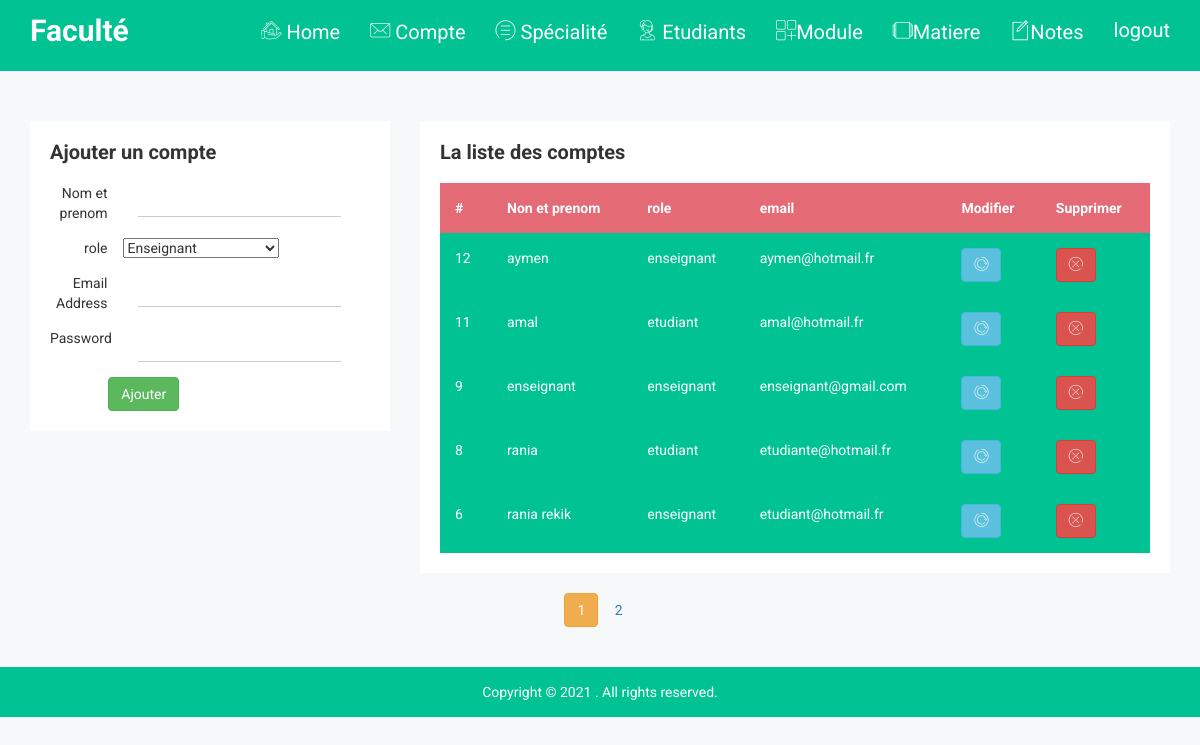
Screenshot of /users (signed in) with the database file from the repository.
### flaskgestion/models.py (models this page shows, shortened)
class User(db.Model, UserMixin):
    id = db.Column(db.Integer, primary_key=True)
    nomETprenom = db.Column(db.String(20),  nullable=False)
    role = db.Column(db.String(20),  nullable=False)
    email = db.Column(db.String(120), unique=True, nullable=False)
    image_file = db.Column(db.String(20), nullable=False, default='default.jpg')
    password = db.Column(db.String(60), nullable=False)

### flaskgestion/routes.py (the view, shortened to what this page needs)
@app.route("/users", methods=['POST', 'GET'])
def users():
    if current_user.role != "admin":
        abort(403)
    form = UserForm()
    page = request.args.get('page', 1, type=int)
    users = User.query.order_by(User.id.desc()).paginate(page=page, per_page=5)
    return render_template('users.html', title='les utilisateur',form=form, users=users)

### flaskgestion/forms.py (shortened to what this page needs)
class UserForm(FlaskForm):
    nomETprenom = StringField('Username', validators=[DataRequired(), Length(min=2, max=20)])
    role= StringField('Username', validators=[DataRequired()])
    email = StringField('Email',validators=[DataRequired(), Email()])
    password = PasswordField('Password', validators=[DataRequired()])
    submit = SubmitField('Sign Up')

### flaskgestion/models.py (called while the page is built)
@login_manager.user_loader
def load_user(user_id):
    return User.query.get(int(user_id))

### flaskgestion/templates/users.html (shortened to what this page needs)
{% extends "navbar.html" %}
{% block content %}
<div class="form-example-area">
    <div class="container">
        <form method="POST" action="" novalidate>
            <div class="row">
                <div class="col-lg-4 col-md-4 col-sm-4 col-xs-4">
                    <div class="form-example-wrap mg-t-30">
                        <div class="cmp-tb-hd cmp-int-hd">
                            <h2>Ajouter un compte</h2>
                        </div>
                        <div class="form-example-int form-horizental">
                            <div class="form-group">
                                <div class="row">
                                    <div class="col-lg-3 col-md-3 col-sm-3 col-xs-12">
                                        <label class="hrzn-fm">Nom et prenom</label>
                                    </div>
                                    <div class="col-lg-8 col-md-7 col-sm-7 col-xs-12">
                                        <div class="nk-int-st">
                                            {% if form.nomETprenom.errors %}
                                            {{ form.nomETprenom(class="form-control
                                            form-control-lg is-invalid") }}
                                            {% for error in form.nomETprenom.errors %}
                                            <span style="color:red">{{ error }}</span>
                                            {% endfor %}
                                            {% else %}
                                            {{ form.nomETprenom(class="form-control") }}
                                            {% endif %}
                                        </div>
                                    </div>
                                </div>
                            </div>
                            <div class="form-group">
                                <div class="row">
                                    <div class="col-lg-3 col-md-3 col-sm-3 col-xs-12">
                                        <label class="hrzn-fm">role</label>
                                    </div>
                                    <select name="role" class="form-select" aria-label="Default select example">
                                        <option name="role" value="enseignant">Enseignant
                                        </option>
                                    </select>
                                </div>
                            </div>
                            <div class="form-group">
                                <div class="row">
                                    <div class="col-lg-3 col-md-3 col-sm-3 col-xs-12">
                                        <label class="hrzn-fm">Email Address</label>
                                    </div>
                                    <div class="col-lg-8 col-md-7 col-sm-7 col-xs-12">
                                        <div class="nk-int-st">
                                            {% if form.email.errors %}
                                            {{ form.email(class="form-control
                                            form-control-lg is-invalid") }}
                                            {% for error in form.email.errors %}
                                            <span style="color:red">{{ error }}</span>
                                            {% endfor %}
                                            {% else %}
                                            {{ form.email(class="form-control") }}
                                            {% endif %}
                                        </div>
                                    </div>
                                </div>
                            </div>
                        </div>
                        <div class="form-example-int form-horizental ">
                            <div class="form-group">
                                <div class="row">
                                    <div class="col-lg-3 col-md-3 col-sm-3 col-xs-12">
                                        <label class="hrzn-fm">Password</label>
                                    </div>
                                    <div class="col-lg-8 col-md-7 col-sm-7 col-xs-12">
                                        <div class="nk-int-st">
                                            {% if form.password.errors %}
                                            {{ form.password(class="form-control
                                            form-control-lg is-invalid") }}
                                            {% for error in form.password.errors %}
                                            <span style="color:red">{{ error }}</span>
                                            {% endfor %}
                                            {% else %}
                                            {{ form.password(class="form-control") }}
                                            {% endif %}
                                        </div>
                                    </div>
                                </div>
                            </div>
                        </div>
                        <div class="form-example-int mg-t-15">
                            <div class="row">
                                <div class="col-lg-2 col-md-3 col-sm-3 col-xs-12">
                                </div>
                                <div class="col-lg-8 col-md-7 col-sm-7 col-xs-12">
                                    <button type="submit" class="btn btn-success success-icon-notika">Ajouter</button>
                                </div>
        </form>
    </div>
</div>
<div class="col-lg-8 col-md-8 col-sm-8 col-xs-8">
    <div class="normal-table-list mg-t-30">
        <div class="basic-tb-hd">
            <h2>La liste des comptes</h2>
        </div>
        <div class="bsc-tbl-cls">
            <table class="table table-cl">
                <thead>
                    <tr class="success">
                        <th>#</th>
                        <th>Non et prenom</th>
                        <th>role</th>
                        <th>email</th>
                        <th>Modifier</th>
                        <th>Supprimer</th>
                    </tr>
                </thead>
                {% for user in users.items %}
                <tr class="active">
                    <td>{{user.id}}</td>
                    <td>{{user.nomETprenom}}</td>
                    <td>{{user.role}}</td>
                    <td>{{user.email}}</td>
                    <td><a href="/updateUser/{{user.id}}" class="btn btn-info info-icon-notika" data-toggle="modal"
                            data-target="#modaledit{{user.id}}"><i class="notika-icon notika-refresh"></i></a></td>
                    <td>
                        <form action="{{ url_for('deleteUser') }}" method="POST">
                            <button type="submit" class="btn btn-danger danger-icon-notika"><i
                                    class="notika-icon notika-close"></i></button>
                        </form>
                    </td>
                </tr>
                {% endfor%}
            </table>
        </div>
    </div>
</div>
<br>
<div>
    <ul class="wizard-nav-ac">
        {% for page_num in users.iter_pages(left_edge=1, right_edge=1, left_current=1, right_current=2) %}
        {% if page_num %}
        {% if users.page == page_num %}
        <a class="btn btn-warning mb-4" href="{{ url_for('users', page=page_num) }}">{{ page_num }}</a>
        {% else %}
        <a class="btn btn-outline-lightblue mb-4" href="{{ url_for('users', page=page_num) }}">{{ page_num
            }}</a>
        {% endif %}
        {% else %}
        ...
        {% endif %}
        {% endfor %}
    </ul>
</div>
{% endblock content %}

### flaskgestion/static/css/main.css (style rules this page uses)
html { color: #222; font-size: 1em; line-height: 1.4; }

### rows the page displays
User: id "12", nomETprenom "aymen", role "enseignant", email "aymen@hotmail.fr"
User: id "11", nomETprenom "amal", role "etudiant", email "amal@hotmail.fr"
User: id "9", nomETprenom "enseignant", role "enseignant", email "enseignant@gmail.com"
User: id "8", nomETprenom "rania", role "etudiant", email "etudiante@hotmail.fr"
User: id "6", nomETprenom "rania rekik", role "enseignant", email "etudiant@hotmail.fr"

### other values shown
{{ page_num }} "1"
{{ page_num }} "2"
